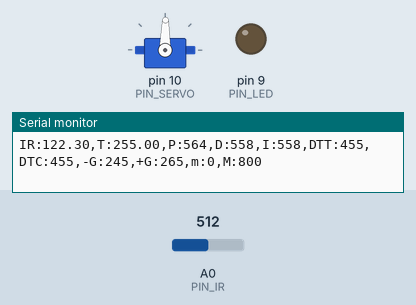
Bench run of a sketch on a simulated Arduino Uno, built with avr-gcc and run on an emulated ATmega328P. On the bench: servo, output pins drawn as LEDs (lit = HIGH), the last lines printed to the serial monitor. The test bench sets the inputs (shaded band); at power-on: A0 (PIN_IR) = 512.

Above: at 1.09 s.
1.3 s: A0 (PIN_IR) set to 900
At 3.39 s:
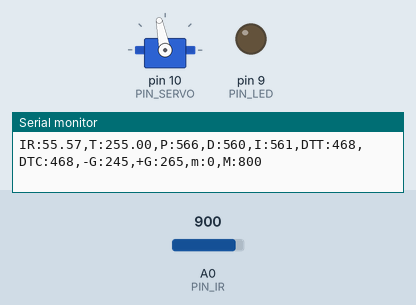
4.3 s: A0 (PIN_IR) set to 122
At 4.7 s:
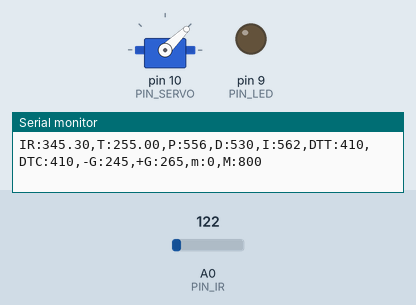
7.3 s: A0 (PIN_IR) set to 0
At 7.48 s:
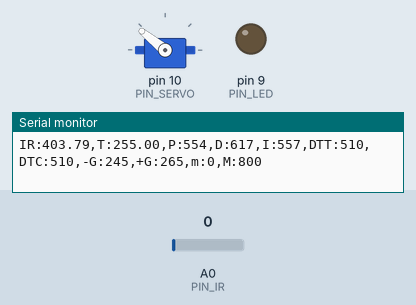
Timing chart, 0 to 16.3 s (numbered marks = the images above; inputs shaded):
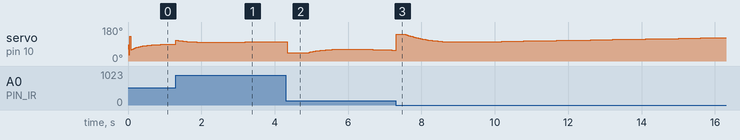

The sketch:

28P14.ino
```cpp
#include <Servo.h>

////////////
// 상수 값 //
////////////

#define PIN_LED 9 // LED

#define PIN_SERVO 10 // 서보
#define PIN_IR A0 // 적외선 센서

#define _DIST_TARGET 255 // 레일플레이트 위 목표 지점 25.5cm
#define _DIST_MIN 100
#define _DIST_MAX 410

#define _DIST_ALPHA 0.1 // EMA 필터 가중치

#define _DUTY_MIN 1000 // 서보 각도 최소값
#define _DUTY_NEU 1420 // 서보 수평
#define _DUTY_MAX 2000 // 서보 각도 최대값

#define _SERVO_ANGLE 30 //[3030] servo angle limit 실제 서보의 동작크기
                        //[3023] 서보모터의 작동 범위(단위 : degree)

#define _SERVO_SPEED 1000 //[3040] 서보의 각속도(초당 각도 변화량)

#define _INTERVAL_SERVO 10 //서보 갱신 간격
#define _INTERVAL_SERIAL 100 // 시리얼 플로터 갱신 간격

#define _KP 0.7 //[3039] 비례 제어의 상수 값
#define _KD 36
#define _KI 0.0041

#define _a 70
#define _b 450

#define _INTERVAL_DIST 30  // DELAY_MICROS * samples_num^2 의 값이 최종 거리측정 인터벌임. 넉넉하게 30ms 잡음.
#define DELAY_MICROS  1500 // 필터에 넣을 샘플값을 측정하는 딜레이(고정값!)
#define EMA_ALPHA 0.08    // EMA 필터 값을 결정하는 ALPHA 값. 작성자가 생각하는 최적값임.
float ema_dist=0;            // EMA 필터에 사용할 변수
float filtered_dist;       // 최종 측정된 거리값을 넣을 변수. loop()안에 filtered_dist = filtered_ir_distance(); 형태로 사용하면 됨.
float samples_num = 3;     // 스파이크 제거를 위한 부분필터에 샘플을 몇개 측정할 것인지. 3개로 충분함! 가능하면 수정하지 말 것.

//////////////
// 전역 변수 //
/////////////

Servo myservo;

float dist_target; // 목표 거리
float dist_raw, dist_ema; // 적외선센서 값, ema필터 값
float dist_min, dist_max;

unsigned long last_sampling_time_dist, last_sampling_time_servo, last_sampling_time_serial;   //[3039] interval간격으로 동작 시행을 위한 정수 값
bool event_dist, event_servo, event_serial; //[3023] 적외선센서의 거리측정, 서보모터, 시리얼의 이벤트 발생 여부

int duty_chg_per_interval;  //[3039] interval 당 servo의 돌아가는 최대 정도
int duty_target, duty_curr;      //[3030]servo 목표 위치, servo 현재 위치
int duty_neutral; // 서보 수평

float error_curr, error_prev, control, pterm, dterm, iterm;
// [3042] 현재 오차값, 이전 오차값, ? , p,i,d 값
const float coE[] = {0.0000026, -0.0023484, 1.5215775, 4.8144088};


void setup() {
  iterm = -55;
  pinMode(PIN_LED,OUTPUT);
  myservo.attach(PIN_SERVO);

  dist_min = _DIST_MIN;
  dist_max = _DIST_MAX;
  dist_target = _DIST_TARGET;
  duty_neutral = _DUTY_NEU;

  myservo.writeMicroseconds(_DUTY_NEU);

  Serial.begin(57600);  //[3039] 시리얼 모니터 속도 지정

  duty_chg_per_interval =(float)(_DUTY_MAX - _DUTY_MIN) * (_SERVO_SPEED / _SERVO_ANGLE) * (_INTERVAL_SERVO / 1000.0);
  duty_curr = 1550;

  error_prev = 3;
}


void loop() {
/////////////////////
// Event generator //
/////////////////////

  unsigned long time_curr = millis();
  if(time_curr >= last_sampling_time_dist + _INTERVAL_DIST) {
        last_sampling_time_dist += _INTERVAL_DIST;
        event_dist = true;
  }
  if(time_curr >= last_sampling_time_servo + _INTERVAL_SERVO) {
        last_sampling_time_servo += _INTERVAL_SERVO;
        event_servo = true;
  }
  if(time_curr >= last_sampling_time_serial + _INTERVAL_SERIAL) {
        last_sampling_time_serial += _INTERVAL_SERIAL;
        event_serial = true;
  }

////////////////////
// Event handlers //
////////////////////

 if(event_dist) {
     event_dist = false;    // [3037]
  // get a distance reading from the distance sensor  // [3037]
     float x = ir_distance_filtered();
     dist_ema = coE[0] * pow(x, 3) + coE[1] * pow(x, 2) + coE[2] * x + coE[3];

  // PID control logic
    error_curr = dist_target - dist_ema; //[3034] 목표위치와 실제위치의 오차값
    pterm = _KP * error_curr; //[3034]
    dterm = _KD * (error_curr - error_prev);
    iterm += _KI * error_curr;
    control = pterm + dterm + iterm; //[3034]

  // duty_target = f(duty_neutral, control)
    duty_target = duty_neutral + control; //[3034]

  // keep duty_target value within the range of [_DUTY_MIN, _DUTY_MAX]
    if(duty_target>_DUTY_MAX) duty_target = _DUTY_MAX;
    if(duty_target<_DUTY_MIN) duty_target = _DUTY_MIN;

    error_prev = error_curr;
  }


  if(event_servo) {
      event_servo = false; //[3034]

      // adjust duty_curr toward duty_target by duty_chg_per_interval
       if(duty_target > duty_curr) {
          duty_curr += duty_chg_per_interval;
          if(duty_curr > duty_target) duty_curr = duty_target;
        }
        else {
          duty_curr -= duty_chg_per_interval;
          if(duty_curr < duty_target) duty_curr = duty_target;
    }//[3034] 서보의 현재 위치가 서보 목표 위치에 도달하기전이면 도달하기전까지 duty_chg_per_interval를 증감시킴. 만약 서보 현재 위치가 서보 목표 위치를 벗어난다면 서보 현재 위치를 서보 목표 위치로 고정

      // update servo position
  myservo.writeMicroseconds(duty_curr);//[3034]

  }


  if(event_serial) {
    event_serial = false;
    Serial.print("IR:");
    Serial.print(dist_ema);
    Serial.print(",T:");
    Serial.print(dist_target);
    Serial.print(",P:");
    Serial.print(map(pterm,-1000,1000,510,610));
    Serial.print(",D:");
    Serial.print(map(dterm,-1000,1000,510,610));
    Serial.print(",I:");
    Serial.print(map(iterm,-1000,1000,510,610));
    Serial.print(",DTT:");
    Serial.print(map(duty_target,1000,2000,410,510));
    Serial.print(",DTC:");
    Serial.print(map(duty_curr,1000,2000,410,510));
    Serial.println(",-G:245,+G:265,m:0,M:800");
   }
}

float ir_distance(void){ // return value unit: mm
  float val; //[3031]
  float volt = float(analogRead(PIN_IR)); //[3031]
  val = ((6762.0/(volt-9.0))-4.0) * 10.0; //[3031]
  return val; //[3031]
}

float ir_distance_filtered(void){ // return value unit: mm
 // under_noise_filter를 통과한 값을 upper_nosie_filter에 넣어 최종 값이 나옴.
  int currReading;
  int lowestReading = 1024;
  for (int i = 0; i < samples_num; i++) {
    currReading = under_noise_filter();
    if (currReading < lowestReading) { lowestReading = currReading; }
  }
  // eam 필터 추가
  ema_dist = EMA_ALPHA*lowestReading + (1-EMA_ALPHA)*ema_dist;
  return ema_dist;
}

float under_noise_filter(void){ // 아래로 떨어지는 형태의 스파이크를 제거해주는 필터
  int currReading;
  int largestReading = 0;
  for (int i = 0; i < samples_num; i++) {
    currReading = ir_distance();
    if (currReading > largestReading) { largestReading = currReading; }
    // Delay a short time before taking another reading
    delayMicroseconds(DELAY_MICROS);
  }
  return largestReading;
}
```
